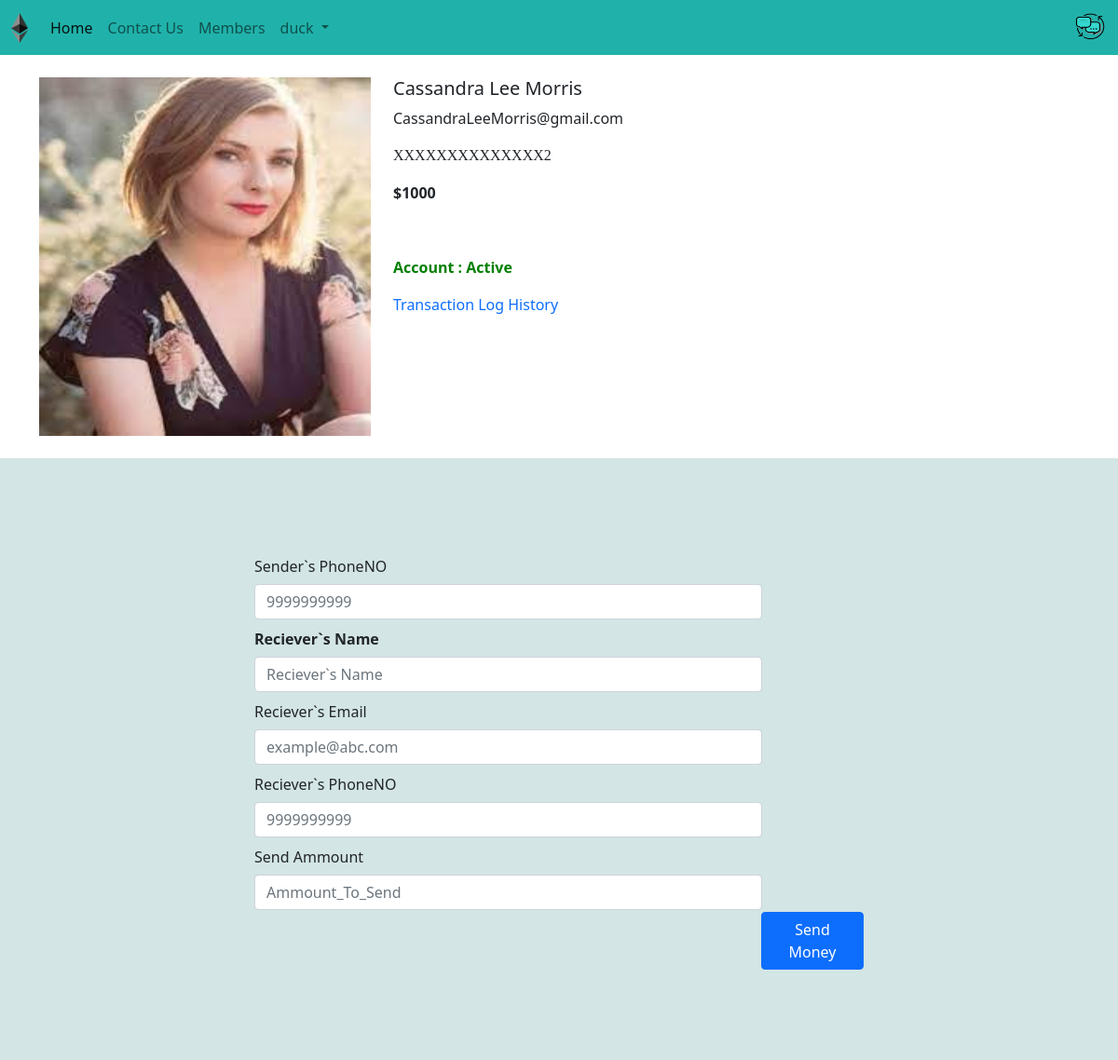
The page /customer/2 (signed in) on the database as committed earlier.
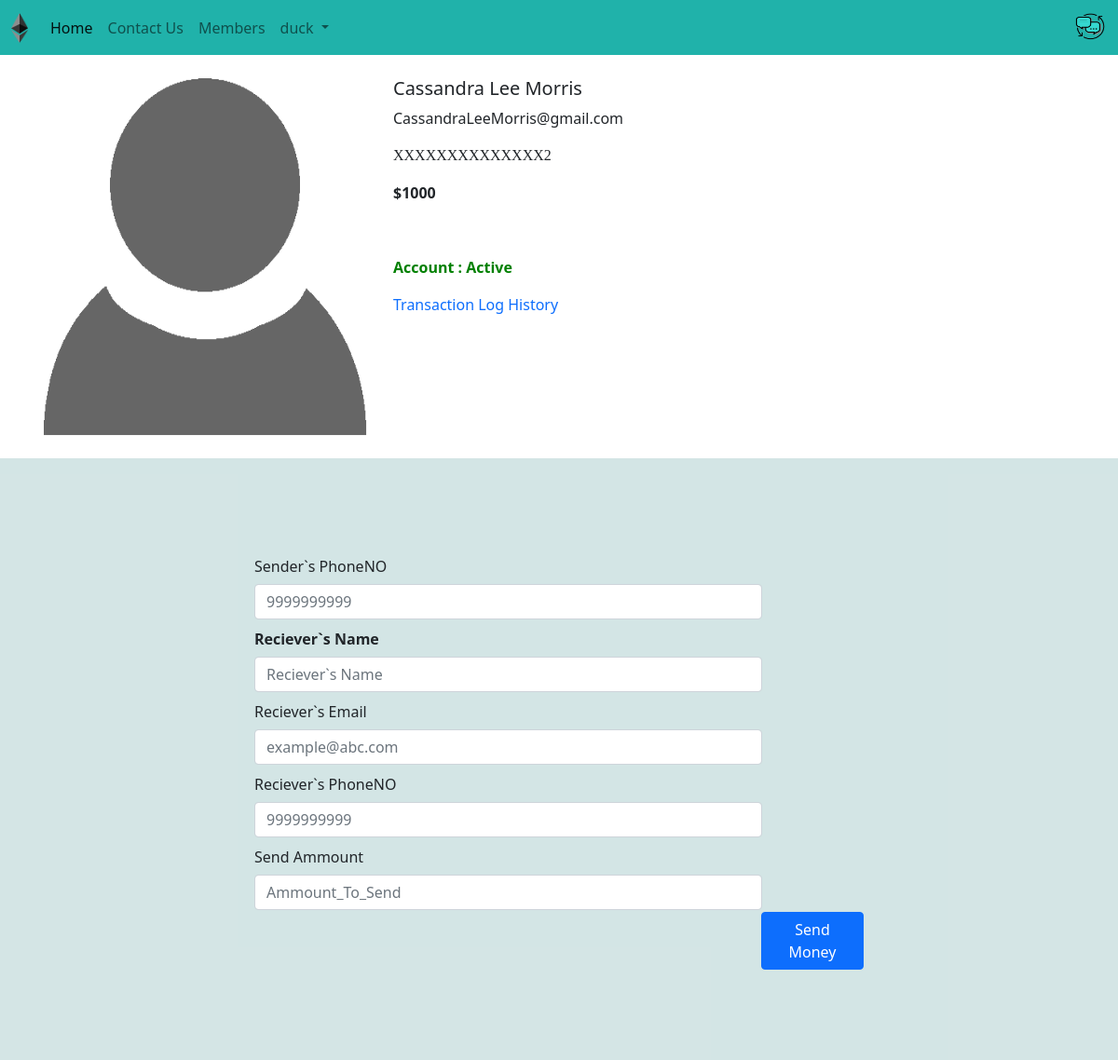
The same page on the database as committed later.
### Bank/models.py (models this page shows, shortened)
class CustomerAccount(models.Model):
    name=models.CharField(max_length=30)
    email=models.CharField(max_length=30,null=True, blank=True)
    account_active=models.BooleanField(default=True)
    image=models.ImageField(upload_to='media/', default="Image003.png")
    totalbalance=models.IntegerField(default=1000)
    phoneno=models.CharField(max_length=11,blank=True)

### Bank/views.py (the view)
# urls.py: path('customer/<int:acc>', views.Member, name='ViewMemberdetails'),
def Member(request,acc): #register function
    member= CustomerAccount.objects.get(id=acc)
    print("------------>",request.user.username)
    if (request.user.username!=(None or "")):
        if request.method=="POST":
            rname=request.POST.get("rname")
            if (rname in CustomerAccount.objects.values('name')):
                remail=request.POST.get("rEmail")
                if (remail in member.email):
                    sname=request.user.username
                    semail=request.user.username+'@gmail.com'
                    sphone=request.POST.get('sphoneno')
                    rphone=request.POST.get("rphoneno")
                    if(rphone in member.phoneno and sphone in member.phoneno):
                        sammount=request.POST.get('sammount')
                        if (member.totalbalance >sammount):
                            transfer_detail=transectiondetail(recievername=rname,recieveremail=remail,sendername=sname,senderemail=semail,deducted_amt=sammount,account_balance=(member.totalbalance-sammount))
                            transfer_detail.save()
                            member1=CustomerAccount.objects.get(name=rname) # Reciever`s id
                            print(member1)
                            member1.totalbalance=(member1.totalbalance+sammount)
                            member2=CustomerAccount.objects.get(name=sname) # Sender`s id
                            print(member2)
                            member2.totalbalance=(member1.totalbalance-sammount)
                            try:
                                member1.save() #    <----------------,
                                member2.save() #    <----------------'............(save them in the database)
                            except:
                                print("Got an Error in Saveing particular element of the database")
                        else:
                            return(HttpResponse('not enough balance'))
                    else:
                        return(HttpResponse('Phone invalid'))
                else:
                    return(HttpResponse('Email invalid'))
            else:
                return (render(request, 'Member.html', {'memberDetail':{'name':'Invalid transaction detail','email':'Please  Check your details and Try Again'}}))
    else:
        return(HttpResponse("<b>please Login <br>To make any Transactions...</b>"))
    return (render(request, 'Member.html', {'memberDetail':member,'username':request.user.username}))

### template/Member.html (shortened to what this page needs)
{% extends 'Basic.html' %}
{% block username %}{{username}}{% endblock username %}
{% block body %}
<div class="container my-4">
    <div class="row">
    <div class="col-md-4">
    <div class="row">
        <img src="{{memberDetail.image}}" width="233px" height="385px">
    </div>
    </div>
    <div class="col-md-8">
        <h5>{{memberDetail.name}}</h5>
        <p>{{memberDetail.email}}</p>
        <p style="font-family: -webkit-pictograph; font-weight: 100;">XXXXXXXXXXXXXX{{memberDetail.id}}</p>
        <p><b>${{memberDetail.totalbalance}} </b></p><br>
        <p>{% if memberDetail.account_active == True %}
          <div class="Account_status" style="color:Green;font-weight: bold;">Account : Active</div>
          {% else %}
          <div class="Account_status" style="color:Red;font-weight: bold;">Account : Inactive</div>
          {% endif %}
        </p>
        <div class="transactionLog">
                <a href="/transacton_history/{{memberDetail.name}}" style="text-decoration: none;text-decoration-color: coral;">Transaction Log History</a>
        </div>
    </div>
    </div>
</div>
<div class="transaction-form">
<form method="POST" style="padding:17rem; padding-block:6rem; background-color: #5f9ea045;">
    <table>
    <tr>
        <td>
            <label for="inputEmail3" class="col-sm-4 col-form-label">Sender`s PhoneNO</label>
            <div class="col-sm-10">
            <input type="text" class="form-control" id="sphoneno" name="sphoneno" placeholder="9999999999">
        </div>
        </td>
    </tr>
    <tr>
        <th>
            <label for="inputEmail3" class="col-sm-4 col-form-label">Reciever`s Name</label>
            <div class="col-sm-10">
            <input type="text" class="form-control" id="rname" name="rname" placeholder="Reciever`s Name">
        </div>
        </th>
    </tr>
    <tr>
        <td>
            <label for="inputEmail3" class="col-sm-4 col-form-label">Reciever`s Email</label>
            <div class="col-sm-10">
            <input type="email" class="form-control" id="remail" name="remail" placeholder="example@abc.com">
        </div>
        </td>
    </tr>
    <tr>
        <td>
            <label for="inputEmail3" class="col-sm-4 col-form-label">Reciever`s PhoneNO</label>
            <div class="col-sm-10">
            <input type="text" class="form-control" id="rphoneno" name="rphoneno" placeholder="9999999999">
            </div>
        </td>
    </tr>
    <tr>
    <tr>
        <td>
            <label for="inputEmail3" class="col-sm-4 col-form-label">Send Ammount</label>
            <div class="col-sm-10">
            <input type="text" class="form-control" id="sammount" name="sammount" placeholder="Ammount_To_Send">
            </div>
        </td>
    </tr>
    <tr>
        <td>
            <button type="submit" class="btn btn-primary" style="margin-left:34rem" value="OK"> Send Money </button>
        </td>
    </tr>
  </table>
</form>
</div>
{% endblock body %}

Rows that differ between the two databases and show on the page:
changed CustomerAccount "Cassandra Lee Morris": image: a different picture
